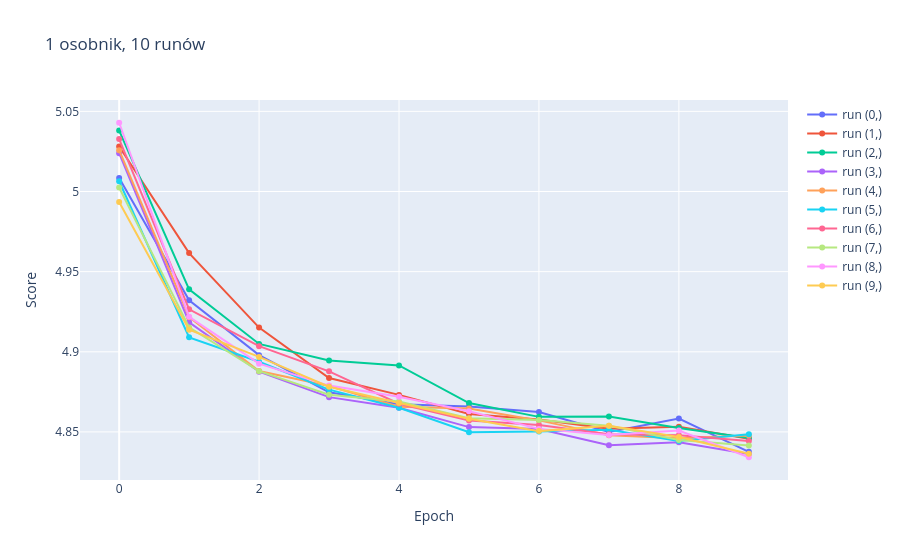

Source (notebook cell):
### Code cell
import pandas as pd
import re
import plotly.graph_objects as go

# --- helper: wyciąga float z "tensor(4.9219)"
def parse_tensor(x):
    if isinstance(x, str):
        m = re.search(r"tensor\(([-+]?\d*\.?\d+)\)", x)
        if m:
            return float(m.group(1))
    return float(x)

df = pd.read_csv("/home/piotr/repos/magisterka/outputs/badanie_stabilnosci_1_osobnik_10_runow/epochs.csv")

df["score"] = df["score"].apply(parse_tensor)


# --- plot
fig = go.Figure()
for osobnik, group in df.groupby(["osobnik"]):
    fig.add_trace(go.Scatter(
        x=group["epoch"],
        y=group["score"],
        mode="lines+markers",
        name=f"run {osobnik}"
    ))

fig.update_layout(
    title="1 osobnik, 10 runów",
    xaxis_title="Epoch",
    yaxis_title="Score"
)

fig.show()
fig.write_html("1_osobnik_stabilnosc.html" ,config={"scrollZoom": True})

### Figure 1 — Plotly figure (JSON) as saved in the notebook; plotly's stock layout.template omitted (floating-point values rounded to 4 significant figures)
{"data": [{"mode": "lines+markers", "name": "run (0,)", "type": "scatter", "x": [0, 1, 2, 3, 4, 5, 6, 7, 8, 9], "y": [5.008, 4.932, 4.898, 4.875, 4.867, 4.866, 4.862, 4.85, 4.858, 4.838]}, {"mode": "lines+markers", "name": "run (1,)", "type": "scatter", "x": [0, 1, 2, 3, 4, 5, 6, 7, 8, 9], "y": [5.028, 4.962, 4.915, 4.884, 4.873, 4.861, 4.858, 4.852, 4.853, 4.846]}, {"mode": "lines+markers", "name": "run (2,)", "type": "scatter", "x": [0, 1, 2, 3, 4, 5, 6, 7, 8, 9], "y": [5.038, 4.939, 4.905, 4.895, 4.891, 4.868, 4.859, 4.86, 4.852, 4.846]}, {"mode": "lines+markers", "name": "run (3,)", "type": "scatter", "x": [0, 1, 2, 3, 4, 5, 6, 7, 8, 9], "y": [5.024, 4.918, 4.888, 4.872, 4.865, 4.853, 4.852, 4.842, 4.843, 4.836]}, {"mode": "lines+markers", "name": "run (4,)", "type": "scatter", "x": [0, 1, 2, 3, 4, 5, 6, 7, 8, 9], "y": [5.026, 4.922, 4.888, 4.879, 4.866, 4.865, 4.857, 4.848, 4.846, 4.848]}, {"mode": "lines+markers", "name": "run (5,)", "type": "scatter", "x": [0, 1, 2, 3, 4, 5, 6, 7, 8, 9], "y": [5.006, 4.909, 4.894, 4.876, 4.865, 4.85, 4.85, 4.851, 4.844, 4.848]}, {"mode": "lines+markers", "name": "run (6,)", "type": "scatter", "x": [0, 1, 2, 3, 4, 5, 6, 7, 8, 9], "y": [5.033, 4.926, 4.904, 4.888, 4.868, 4.857, 4.854, 4.848, 4.848, 4.844]}, {"mode": "lines+markers", "name": "run (7,)", "type": "scatter", "x": [0, 1, 2, 3, 4, 5, 6, 7, 8, 9], "y": [5.003, 4.915, 4.888, 4.873, 4.869, 4.859, 4.857, 4.854, 4.845, 4.841]}, {"mode": "lines+markers", "name": "run (8,)", "type": "scatter", "x": [0, 1, 2, 3, 4, 5, 6, 7, 8, 9], "y": [5.043, 4.922, 4.893, 4.879, 4.872, 4.863, 4.852, 4.848, 4.851, 4.834]}, {"mode": "lines+markers", "name": "run (9,)", "type": "scatter", "x": [0, 1, 2, 3, 4, 5, 6, 7, 8, 9], "y": [4.994, 4.914, 4.897, 4.878, 4.868, 4.858, 4.851, 4.854, 4.847, 4.836]}], "layout": {"title": {"text": "1 osobnik, 10 runów"}, "xaxis": {"title": {"text": "Epoch"}}, "yaxis": {"title": {"text": "Score"}}}}
